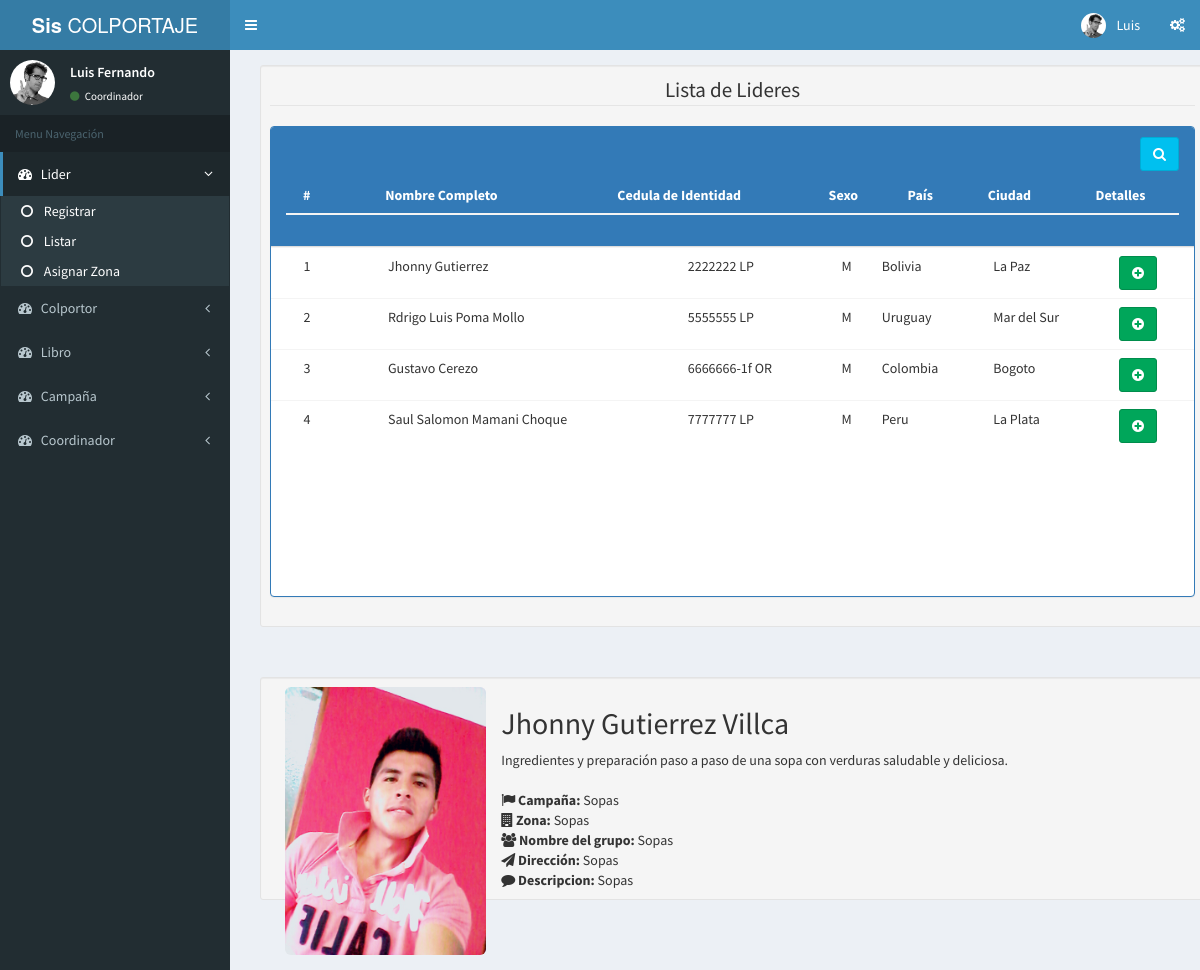
/view/menuCoordinador.php?modo=VerLider (signed in), run on the app's committed database.
### tables this page shows
CREATE TABLE Persona(
	idPersona int not null auto_increment primary key,
	primerNombre varchar(30) not null,
	segundoNombre varchar(30)  null,
	primerApellido varchar(30) not null,
	segundoApellido varchar(30)  null,
	ci varchar(15) unique not null,
  lugarExpedicionCI varchar(4) not null,
	sexo enum('F','M') not null,
	fechaNac date not null,
  lugarNac varchar(60) not null,
  pais varchar(50) not null,
  ciudad varchar(50) not null,
  gradoAcademico varchar(50) not null,
  universidad varchar(50)  not null,
  facultad varchar(50) not null,
  carrera varchar(50) not null,
  celular int not null,
  foto text null
);

### model/gestions/class.GestionarUsuario.php (called while the page is built, shortened)
<?php
	class GestionarUsuario
	{
		private $Conexion;
		function __construct()
		{
			$this->Conexion =  new Conexion();
		}
		public function ListarLider()
		{
			$consultaLideres = $this->Conexion->prepare('SELECT p.idPersona, p.primerNombre, p.segundoNombre, p.primerApellido, p.segundoApellido, p.ci, p.lugarExpedicionCI, p.sexo, p.fechaNac, p.lugarNac, p.pais, p.ciudad, p.gradoAcademico, p.universidad, p.facultad, p.carrera, p.celular
																																		FROM persona p, usuario u
																																		WHERE u.idPersona = p.idPersona
																																		AND u.idRol = 2');
			$consultaLideres->execute();
			$listaLider = $consultaLideres->fetchAll();
			$listaArray = array();
			$i = 0;
			foreach ($listaLider as $listaL) {
				$lider = new User();
				$lider->setIdPersona($listaL['idPersona']);
				$lider->setPrimerNombre($listaL['primerNombre']);
				$lider->setSegundoNombre($listaL['segundoNombre']);
				$lider->setPrimerApellido($listaL['primerApellido']);
				$lider->setSegundoApellido($listaL['segundoApellido']);
				$lider->setCi($listaL['ci']);
				$lider->setLugarExpedicionCI($listaL['lugarExpedicionCI']);
				$lider->setSexo($listaL['sexo']);
				$lider->setPais($listaL['pais']);
				$lider->setCiudad($listaL['ciudad']);
				$listaArray[$i] = $lider;
				$i++;
			}
			return $listaArray;
		}
	}
 ?>

### model/object/class.Persona.php (called while the page is built, shortened)
<?php
	class Persona
	{
		public $PrimerNombre;
		public $SegundoNombre;
		public $PrimerApellido;
		public $SegundoApellido;
		public $Ci;
		public $LugarExpedicionCI;
		public $Sexo;
		public $Pais;
		public $Ciudad;
		public function setPrimerNombre($primerNombre){$this->PrimerNombre = $primerNombre;}
		public function setSegundoNombre($segundoNombre){$this->SegundoNombre =  $segundoNombre;}
		public function setPrimerApellido($primerApellido){$this->PrimerApellido =  $primerApellido;}
		public function setSegundoApellido($segundoApellido){$this->SegundoApellido = $segundoApellido;}
		public function setCi($ci){$this->Ci = $ci;}
		public function setSexo($sexo){$this->Sexo  = $sexo;}
		public function setLugarExpedicionCI($expedicionCI){$this->LugarExpedicionCI  = $expedicionCI;}
		public function setPais($pais){$this->Pais =  $pais;}
		public function setCiudad($ciudad){$this->Ciudad =  $ciudad;}
		public function getPrimerNombre(){return $this->PrimerNombre;}
		public function getSegundoNombre(){return $this->SegundoNombre;}
		public function getPrimerApellido(){return $this->PrimerApellido;}
		public function getSegundoApellido(){return $this->SegundoApellido;}
		public function getCi(){return $this->Ci;}
		public function getSexo(){return $this->Sexo;}
		public function getLugarExpedicionCI(){return $this->LugarExpedicionCI;}
		public function getPais(){return $this->Pais;}
		public function getCiudad(){return $this->Ciudad;}
	}
 ?>

### view/bodyListarLiderDetalles.php (the view, shortened to what this page needs)
<?php
  $gestionarUsuario = new GestionarUsuario();
  $listarLider  = $gestionarUsuario->ListarLider();
 ?>
<section class="content">
        <div class="container">
        <div class="row">
            <div class="col-md-10">
                <div class="well well-sm">
                    <form class="form-horizontal" method="post">
                        <fieldset>
                            <legend class="text-center header">Lista de Lideres</legend>
                            <div class="panel panel-primary">
                              <div class="panel-heading">
                                <div class="pull-right">
                                  <span class="clickable filter btn btn-info" data-toggle="tooltip" title="Click aqui para buscar un Producto" data-container="body">
                                    <i class="fa fa-search"></i>
                                  </span>
                                </div><br><br>
                                <div class="table-responsive">
                                  <table class="table">
                                    <thead class="desk">
                                      <tr>
                                        <th class="text-center">#</th>
                                        <th class="text-center">Nombre Completo</th>
                                        <th class="text-center">Cedula de Identidad</th>
                                        <th class="text-center">Sexo</th>
                                        <th class="text-center">País</th>
                                        <th class="text-center">Ciudad</th>
                                        <th class="text-center">Detalles</th>
                                      </tr>
                                    </thead>
                                  </table>
                                </div>
                              </div>
                              <div class="table-responsive" style="height:350px;overflow-y:scroll;;">
                                <table class="table table-hover" id="dev-table" >
                                  <tbody class="text">
                                    <?php
                                      $i = 1;
                                          foreach ($listarLider as $listaL): ?>
                                      <tr>
                                        <td><?php echo ""; ?></td>
                                        <td><?php echo $i; ?></td>
                                        <td><?php echo ""; ?></td>
                                        <td><?php echo ""; ?></td>
                                        <td><?php echo $listaL->getPrimerNombre() .' '. $listaL->getSegundoNombre() .' '. $listaL->getPrimerApellido() .' '. $listaL->getSegundoApellido();?></td>
                                        <td><?php echo $listaL->getCi() . ' ' . $listaL->getLugarExpedicionCI();?></td>
                                        <td><?php echo $listaL->getSexo();?></td>
                                        <td><?php echo $listaL->getPais();?></td>
                                        <td><?php echo $listaL->getCiudad();?></td>
                                        <td><a href="#editar<?php echo ""; ?>" class="btn btn-success" data-toggle="modal"><i class="fa fa-plus-circle"></i></a></td>
                                      </tr>
                                    <?php
                                      $i++;
                                      endforeach;
                                    ?>
                                  </tbody>
                                </table>
                              </div>
                              </div>
                        </fieldset>
                    </form>
                </div>
            </div>
        </div>
      </div>
  </section>
  <section class="content">
          <div class="container">
          <div class="row">
              <div class="col-md-10">
                  <div class="well well-sm">
                    <div class="col-md-3">
                      <div class="mag1">
                        <img data-toggle="magnify" src="multimedia/images/jhonny.jpg" class="img-responsive img-rounded center-block" alt="">
                      </div>
                    </div>
                    <h2 class="wprm-recipe-name" itemprop="name">Jhonny Gutierrez Villca</h2>
                          <div class="wprm-recipe-summary" itemprop="description">
                          Ingredientes y preparación paso a paso de una sopa con verduras saludable y deliciosa. </div><br>
                          <div class="wprm-recipe-details-container wprm-recipe-tags-container">
                          <div class="wprm-recipe-course-container">
                          <span class="wprm-recipe-details-icon"><i class="fa fa-flag bigicon"></i></span>
                          <span class="wprm-recipe-details-name wprm-recipe-course-name"><strong>Campaña: </strong></span>
                          <span class="wprm-recipe-course" itemprop="recipeCategory">
                          Sopas </span>
                          </div>
                          <div class="wprm-recipe-course-container">
                          <span class="wprm-recipe-details-icon"><i class="fa fa-building bigicon"></i></span>
                          <span class="wprm-recipe-details-name wprm-recipe-course-name"><strong>Zona: </strong></span>
                          <span class="wprm-recipe-course" itemprop="recipeCategory">
                          Sopas </span>
                          </div>
                          <div class="wprm-recipe-course-container">
                          <span class="wprm-recipe-details-icon"><i class="fa fa-users bigicon"></i></span>
                          <span class="wprm-recipe-details-name wprm-recipe-course-name"><strong>Nombre del grupo: </strong></span>
                          <span class="wprm-recipe-course" itemprop="recipeCategory">
                          Sopas </span>
                          </div>
                          <div class="wprm-recipe-course-container">
                          <span class="wprm-recipe-details-icon"><i class="fa fa-send bigicon"></i></span>
                          <span class="wprm-recipe-details-name wprm-recipe-course-name"><strong>Dirección: </strong></span>
                          <span class="wprm-recipe-course" itemprop="recipeCategory">
                          Sopas </span>
                          </div>
                          <div class="wprm-recipe-course-container">
                          <span class="wprm-recipe-details-icon"><i class="fa fa-comment bigicon"></i></span>
                          <span class="wprm-recipe-details-name wprm-recipe-course-name"><strong>Descripcion: </strong></span>
                          <span class="wprm-recipe-course" itemprop="recipeCategory">
                          Sopas </span>
                          </div>
                    </div>
                  </div>
              </div>
          </div>
        </div>
    </section>

### view/menuCoordinador.php (shortened to what this page needs)
<?php
    if (isset($_GET['modo'])) {
        include '../controller/ctrl.Index.php';
        $menu = new Manejador($_GET['modo']);
        $menu->MenuCoordinador();
    }else {
      $menu = new Manejador('default');
      $menu->MenuUsuario();
    }
?>

### controller/ctrl.Index.php (shortened to what this page needs)
<?php
class Manejador
{
  private $Modo;
  function __construct($modo)
  {
    $this->Modo = $modo;
  }
          ?>
        <?php
  public function MenuCoordinador()
  {
    switch ($this->Modo) {
      ?>
      <?php
    case 'VerLider':
      include '../view/headerCoordinador.php';
      require ('../model/object/class.Persona.php');
      require ('../model/gestions/class.GestionarUsuario.php');
      include '../view/bodyListarLiderDetalles.php';
    break;
      ?>
         <?php
    }
  }
}
 ?>

### view/headerCoordinador.php (shortened to what this page needs)
<!DOCTYPE html>
<html lang="es">
<head>
  <link rel="stylesheet" href="../view/bootstrap/css/bootstrap.min.css">
  <link rel="stylesheet" href="https://cdnjs.cloudflare.com/ajax/libs/font-awesome/4.5.0/css/font-awesome.min.css">
  <link rel="stylesheet" href="https://cdnjs.cloudflare.com/ajax/libs/ionicons/2.0.1/css/ionicons.min.css">
  <link rel="stylesheet" href="../view/dist/css/AdminLTE.min.css">
  <link rel="stylesheet" href="../view/dist/css/skins/_all-skins.min.css">
  <link rel="stylesheet" href="../view/plugins/iCheck/flat/blue.css">
  <link rel="stylesheet" href="../view/plugins/morris/morris.css">
  <link rel="stylesheet" href="../view/plugins/jvectormap/jquery-jvectormap-1.2.2.css">
  <link rel="stylesheet" href="../view/plugins/datepicker/datepicker3.css">
  <link rel="stylesheet" href="../view/plugins/daterangepicker/daterangepicker.css">
  <link rel="stylesheet" href="../view/plugins/bootstrap-wysihtml5/bootstrap3-wysihtml5.min.css">
</head>
<body class="hold-transition skin-blue sidebar-mini">
<div class="wrapper">
  <header class="main-header">
    <a href="#" class="logo">
      <span class="logo-lg"><b>Sis</b> COLPORTAJE</span>
    </a>
    <nav class="navbar navbar-static-top">
      <a href="#" class="sidebar-toggle" data-toggle="offcanvas" role="button">
      </a>
      <div class="navbar-custom-menu">
        <ul class="nav navbar-nav">
<li class="dropdown user user-menu">
            <a href="#" class="dropdown-toggle" data-toggle="dropdown">
              <img src="../view/dist/img/user2-160x160.jpg" class="user-image" alt="User Image">
              <span class="hidden-xs">
                <?php echo ucwords(strtolower($_SESSION['primerNombre'])); ?>
              </span>
            </a>
</li>
          <li>
            <a href="#" data-toggle="control-sidebar"><i class="fa fa-gears"></i></a>
          </li>
        </ul>
      </div>
    </nav>
  </header>
  <aside class="main-sidebar">
    <section class="sidebar">
      <div class="user-panel">
        <div class="pull-left image">
          <img src="../view/dist/img/user2-160x160.jpg" class="img-circle" alt="User Image">
        </div>
        <div class="pull-left info">
          <p>
            <?php echo ucwords(strtolower($_SESSION['primerNombre'] .' '. $_SESSION['segundoNombre'])); ?>
          </p>
          <a><i class="fa fa-circle text-success"></i> Coordinador</a>
        </div>
      </div>
      <ul class="sidebar-menu">
        <li class="header">Menu Navegación</li>
        <li class="active treeview">
          <a href="#">
            <i class="fa fa-dashboard"></i> <span>Lider</span>
            <span class="pull-right-container">
              <i class="fa fa-angle-left pull-right"></i>
            </span>
          </a>
          <ul class="treeview-menu">
            <li class="active"><a href="menuCoordinador.php?modo=ViewRegistrarLider"><i class="fa fa-circle-o"></i> Registrar</a></li>
            <li class="active"><a href="menuCoordinador.php?modo=VerLider"><i class="fa fa-circle-o"></i> Listar</a></li>
            <li class="active"><a href="menuCoordinador.php?modo=AsignarZonaLider"><i class="fa fa-circle-o"></i> Asignar Zona</a></li>
          </ul>
        </li>
        <li class="treeview">
          <a href="#">
            <i class="fa fa-dashboard"></i> <span>Colportor</span>
            <span class="pull-right-container">
              <i class="fa fa-angle-left pull-right"></i>
            </span>
          </a>
        </li>
        <li class="treeview">
          <a href="#">
            <i class="fa fa-dashboard"></i> <span>Libro</span>
            <span class="pull-right-container">
              <i class="fa fa-angle-left pull-right"></i>
            </span>
          </a>
        </li>
        <li class="treeview">
          <a href="#">
            <i class="fa fa-dashboard"></i> <span>Campaña</span>
            <span class="pull-right-container">
              <i class="fa fa-angle-left pull-right"></i>
            </span>
          </a>
        </li>
        <li class="treeview">
          <a href="#">
            <i class="fa fa-dashboard"></i> <span>Coordinador</span>
            <span class="pull-right-container">
              <i class="fa fa-angle-left pull-right"></i>
            </span>
          </a>
        </li>
      </ul>
    </section>
  </aside>
      <div class="content-wrapper">

### data on the page
persona: primerNombre "Jhonny", primerApellido "Gutierrez", ci "2222222", lugarExpedicionCI "LP", sexo "M", pais "Bolivia", ciudad "La Paz"
persona: primerNombre "Rdrigo", segundoNombre "Luis", primerApellido "Poma", segundoApellido "Mollo", ci "5555555", lugarExpedicionCI "LP", sexo "M", pais "Uruguay", ciudad "Mar del Sur"
persona: primerNombre "Gustavo", primerApellido "Cerezo", ci "6666666-1f", lugarExpedicionCI "OR", sexo "M", pais "Colombia", ciudad "Bogoto"
persona: primerNombre "Saul", segundoNombre "Salomon", primerApellido "Mamani", segundoApellido "Choque", ci "7777777", lugarExpedicionCI "LP", sexo "M", pais "Peru", ciudad "La Plata"

### other printed values
$_SESSION['primerNombre'] "Luis"
$_SESSION['primerNombre'] .' '. $_SESSION['segundoNombre'] "Luis Fernando"
